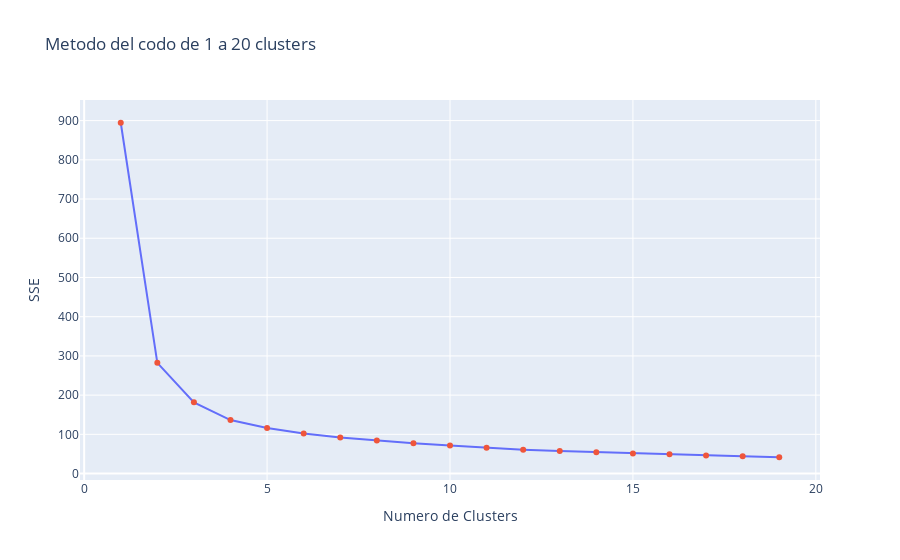

Source (notebook cell):
### Markdown cell above
**Respuesta:**

### Code cell
sse = []

pipe = Pipeline([('CustomFeatures',FunctionTransformer(custom_features)),
      ("MinMax",ct)])
df_retail_pipeline = pipe.fit_transform(df_retail)
clusters = list(range(1, 20))
for k in clusters:
    kmeans = KMeans(n_clusters=k).fit(df_retail_pipeline)
    sse.append(kmeans.inertia_)

fig = go.Figure(data=[
    go.Scatter(x = clusters, y=sse, mode='lines'),
    go.Scatter(x = clusters, y=sse, mode='markers')
])

fig.update_layout(title="Metodo del codo de 1 a 20 clusters",
                 xaxis_title = "Numero de Clusters",
                 yaxis_title = "SSE",
                 showlegend=False)
fig.show()

### Figure 1 — Plotly figure (JSON) as saved in the notebook; plotly's stock layout.template omitted (floating-point values rounded to 4 significant figures)
{"data": [{"mode": "lines", "type": "scatter", "x": [1, 2, 3, 4, 5, 6, 7, 8, 9, 10, 11, 12, 13, 14, 15, 16, 17, 18, 19], "y": [894.5, 282.4, 181.6, 136.5, 116.1, 102.2, 91.71, 84.12, 77.43, 71.41, 65.79, 60.87, 57.5, 54.58, 51.27, 49.51, 45.84, 43.83, 41.59]}, {"mode": "markers", "type": "scatter", "x": [1, 2, 3, 4, 5, 6, 7, 8, 9, 10, 11, 12, 13, 14, 15, 16, 17, 18, 19], "y": [894.5, 282.4, 181.6, 136.5, 116.1, 102.2, 91.71, 84.12, 77.43, 71.41, 65.79, 60.87, 57.5, 54.58, 51.27, 49.51, 45.84, 43.83, 41.59]}], "layout": {"showlegend": false, "title": {"text": "Metodo del codo de 1 a 20 clusters"}, "xaxis": {"title": {"text": "Numero de Clusters"}}, "yaxis": {"title": {"text": "SSE"}}}}
